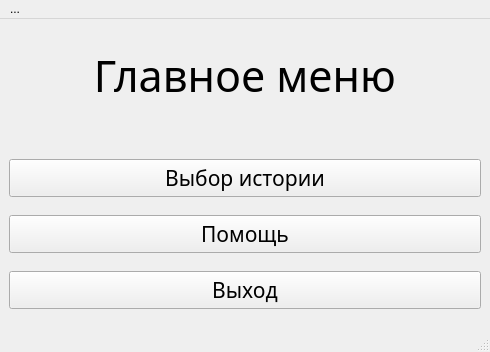
<?xml version="1.0" encoding="UTF-8"?>
<ui version="4.0">
 <class>MainWindow</class>
 <widget class="QMainWindow" name="MainWindow">
  <property name="geometry">
   <rect>
    <x>0</x>
    <y>0</y>
    <width>490</width>
    <height>352</height>
   </rect>
  </property>
  <property name="sizePolicy">
   <sizepolicy hsizetype="Expanding" vsizetype="Expanding">
    <horstretch>0</horstretch>
    <verstretch>0</verstretch>
   </sizepolicy>
  </property>
  <property name="windowTitle">
   <string>Текстовые квесты</string>
  </property>
  <widget class="QWidget" name="centralwidget">
   <layout class="QVBoxLayout" name="verticalLayout">
    <item>
     <spacer name="verticalSpacer_6">
      <property name="orientation">
       <enum>Qt::Vertical</enum>
      </property>
      <property name="sizeType">
       <enum>QSizePolicy::Preferred</enum>
      </property>
      <property name="sizeHint" stdset="0">
       <size>
        <width>20</width>
        <height>40</height>
       </size>
      </property>
     </spacer>
    </item>
    <item>
     <spacer name="verticalSpacer_4">
      <property name="orientation">
       <enum>Qt::Vertical</enum>
      </property>
      <property name="sizeType">
       <enum>QSizePolicy::Preferred</enum>
      </property>
      <property name="sizeHint" stdset="0">
       <size>
        <width>20</width>
        <height>40</height>
       </size>
      </property>
     </spacer>
    </item>
    <item>
     <widget class="QLabel" name="label">
      <property name="sizePolicy">
       <sizepolicy hsizetype="Preferred" vsizetype="Preferred">
        <horstretch>0</horstretch>
        <verstretch>0</verstretch>
       </sizepolicy>
      </property>
      <property name="font">
       <font>
        <family>Segoe Script</family>
        <italic>false</italic>
       </font>
      </property>
      <property name="text">
       <string>&lt;html&gt;&lt;head/&gt;&lt;body&gt;&lt;p align=&quot;center&quot;&gt;&lt;span style=&quot; font-size:48pt; vertical-align:super;&quot;&gt;Главное меню&lt;/span&gt;&lt;/p&gt;&lt;/body&gt;&lt;/html&gt;</string>
      </property>
     </widget>
    </item>
    <item>
     <spacer name="verticalSpacer_5">
      <property name="orientation">
       <enum>Qt::Vertical</enum>
      </property>
      <property name="sizeType">
       <enum>QSizePolicy::Preferred</enum>
      </property>
      <property name="sizeHint" stdset="0">
       <size>
        <width>20</width>
        <height>40</height>
       </size>
      </property>
     </spacer>
    </item>
    <item>
     <widget class="QPushButton" name="pushButton">
      <property name="sizePolicy">
       <sizepolicy hsizetype="Preferred" vsizetype="Preferred">
        <horstretch>0</horstretch>
        <verstretch>0</verstretch>
       </sizepolicy>
      </property>
      <property name="font">
       <font>
        <family>Segoe Print</family>
        <pointsize>16</pointsize>
        <italic>false</italic>
       </font>
      </property>
      <property name="cursor">
       <cursorShape>PointingHandCursor</cursorShape>
      </property>
      <property name="text">
       <string>Выбор истории</string>
      </property>
      <property name="iconSize">
       <size>
        <width>16</width>
        <height>16</height>
       </size>
      </property>
     </widget>
    </item>
    <item>
     <spacer name="verticalSpacer">
      <property name="orientation">
       <enum>Qt::Vertical</enum>
      </property>
      <property name="sizeType">
       <enum>QSizePolicy::Preferred</enum>
      </property>
      <property name="sizeHint" stdset="0">
       <size>
        <width>20</width>
        <height>40</height>
       </size>
      </property>
     </spacer>
    </item>
    <item>
     <widget class="QPushButton" name="pushButton_2">
      <property name="sizePolicy">
       <sizepolicy hsizetype="Preferred" vsizetype="Preferred">
        <horstretch>0</horstretch>
        <verstretch>0</verstretch>
       </sizepolicy>
      </property>
      <property name="font">
       <font>
        <family>Segoe Print</family>
        <pointsize>16</pointsize>
        <italic>false</italic>
       </font>
      </property>
      <property name="cursor">
       <cursorShape>PointingHandCursor</cursorShape>
      </property>
      <property name="text">
       <string>Помощь</string>
      </property>
     </widget>
    </item>
    <item>
     <spacer name="verticalSpacer_2">
      <property name="orientation">
       <enum>Qt::Vertical</enum>
      </property>
      <property name="sizeType">
       <enum>QSizePolicy::Preferred</enum>
      </property>
      <property name="sizeHint" stdset="0">
       <size>
        <width>20</width>
        <height>40</height>
       </size>
      </property>
     </spacer>
    </item>
    <item>
     <widget class="QPushButton" name="pushButton_3">
      <property name="sizePolicy">
       <sizepolicy hsizetype="Preferred" vsizetype="Preferred">
        <horstretch>0</horstretch>
        <verstretch>0</verstretch>
       </sizepolicy>
      </property>
      <property name="font">
       <font>
        <family>Segoe Print</family>
        <pointsize>16</pointsize>
        <italic>false</italic>
       </font>
      </property>
      <property name="cursor">
       <cursorShape>PointingHandCursor</cursorShape>
      </property>
      <property name="text">
       <string>Выход</string>
      </property>
     </widget>
    </item>
    <item>
     <spacer name="verticalSpacer_3">
      <property name="orientation">
       <enum>Qt::Vertical</enum>
      </property>
      <property name="sizeType">
       <enum>QSizePolicy::Preferred</enum>
      </property>
      <property name="sizeHint" stdset="0">
       <size>
        <width>20</width>
        <height>40</height>
       </size>
      </property>
     </spacer>
    </item>
   </layout>
  </widget>
  <widget class="QMenuBar" name="menubar">
   <property name="geometry">
    <rect>
     <x>0</x>
     <y>0</y>
     <width>490</width>
     <height>21</height>
    </rect>
   </property>
   <widget class="QMenu" name="menu">
    <property name="title">
     <string>...</string>
    </property>
    <addaction name="separator"/>
    <addaction name="separator"/>
    <addaction name="action_3"/>
    <addaction name="action_4"/>
   </widget>
   <addaction name="menu"/>
  </widget>
  <widget class="QStatusBar" name="statusbar"/>
  <action name="action_3">
   <property name="text">
    <string>О приложении</string>
   </property>
  </action>
  <action name="action_4">
   <property name="text">
    <string>Выход</string>
   </property>
  </action>
 </widget>
 <resources/>
 <connections/>
</ui>
